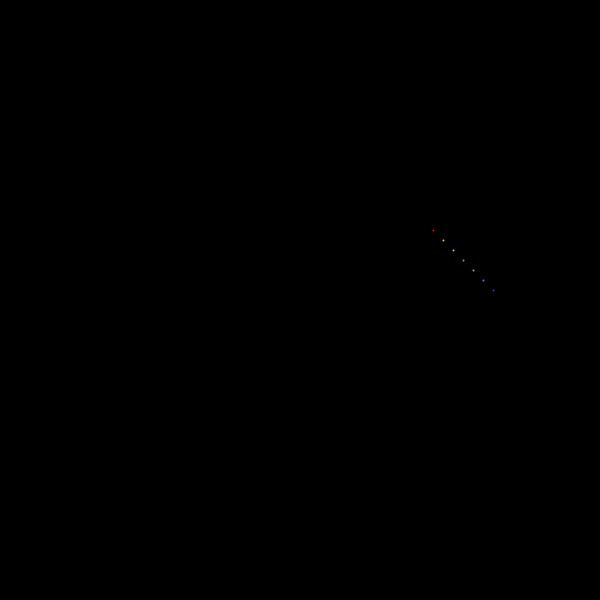
Frame 1 (no input)
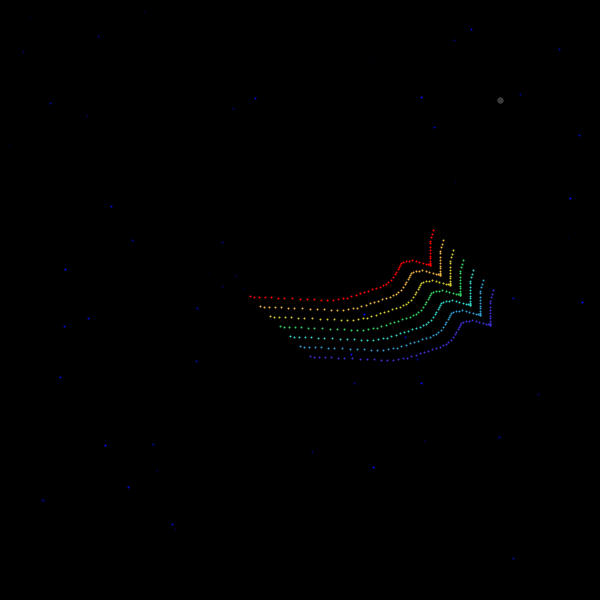
Frame 60 (the mouse pressed at the canvas centre just before this capture)
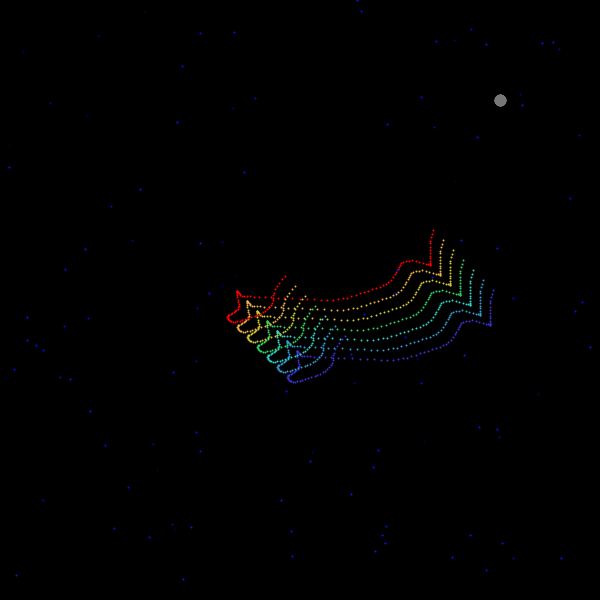
Frame 120 (the mouse held since frame 60 and released just before this capture)

The Processing sketch that drew these frames (run headless with seeded random() and noise(); from frame 60 on, the mouse is pressed at the canvas centre):

// Processing sketch: LetItHappenTameImpalaArt
// ── LetItHappenTameImpalaArt.pde
  // global variables
float xPos;
float green;
float blue;
float star;
float yPos;
float tymeY;
float tymeX;
int syze;
color red;
color black;
boolean right;
float north;
boolean down;
// end global variables

void setup(){
  frameRate(200);
  size(600,600);
  xPos=width/2;
  yPos=height/2;
  syze=25;
  red=color(255,0,0);
  black=color(0);
  background(0);
  fill(red);
  rectMode(CENTER);
  smooth(8);
  frameRate(30);
  tymeX=random(20,60);
  tymeY=random(20,60);
   right=true;
}// end setup

void draw(){
  noFill();

  tymeX+=.01;
   tymeY+=.01;
   
 noStroke();
  xPos=noise(tymeX)*600;
  yPos=noise(tymeY)*600;
  //move rectangle
 
  stroke(255,0,0);
  strokeWeight(2);
  point(xPos-30,yPos-30);
  
  stroke(#EAB145);
  strokeWeight(2);
  point(xPos-20,yPos-20);
  
  stroke(#D1C930);
  strokeWeight(2);
  point(xPos-10,yPos-10);

stroke(#30D15F);
  strokeWeight(2);
  point(xPos,yPos);
  
  stroke(#30D1C5);
  strokeWeight(2);
  point(xPos+10,yPos+10);
  
  stroke(#309AD1);
  strokeWeight(2);
  point(xPos+20,yPos+20);
  
  stroke(#3D30D1);
  strokeWeight(2);
  point(xPos+30,yPos+30);

  stroke(red,green,blue);
  point(random(width), random(height));
  red+=.1;
  green+=.25;
  blue+=5;
  
  stroke(north);
  strokeWeight(star);
  point(width-100,100);
  north+=1;
  star+=.1;
  
}// end draw
